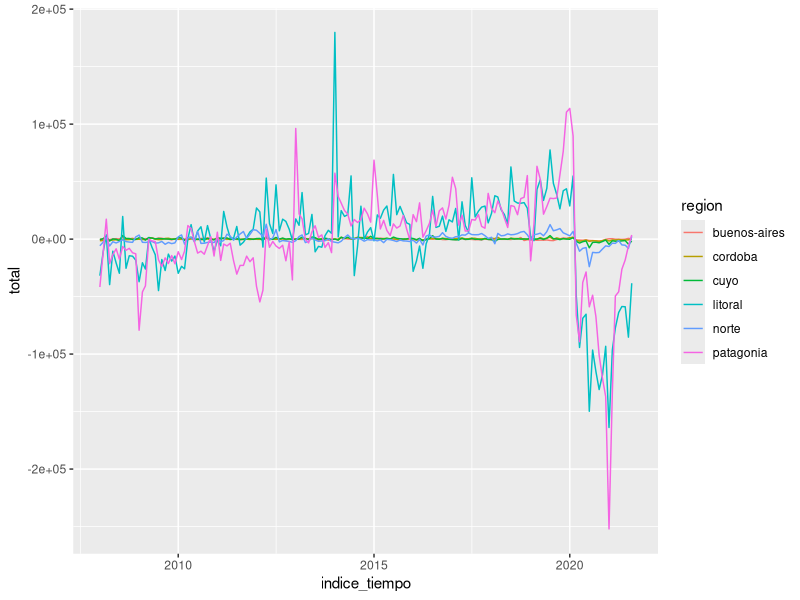
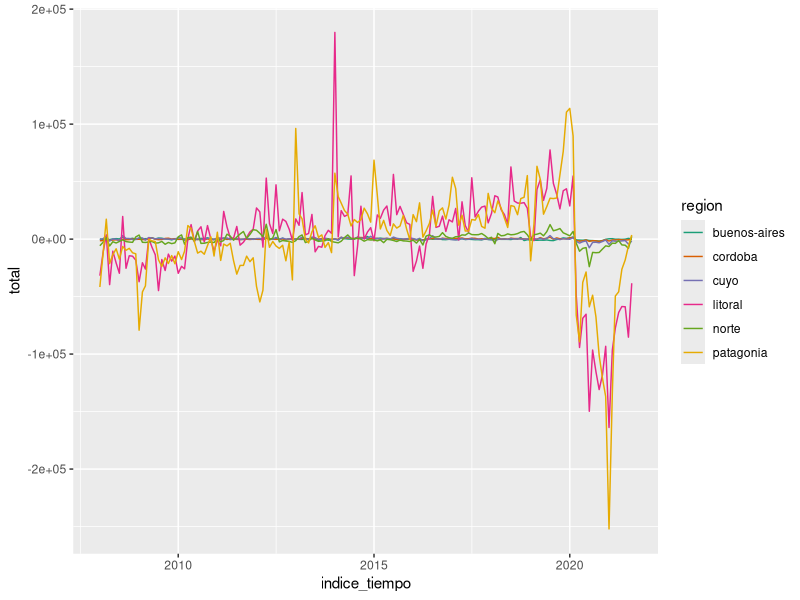
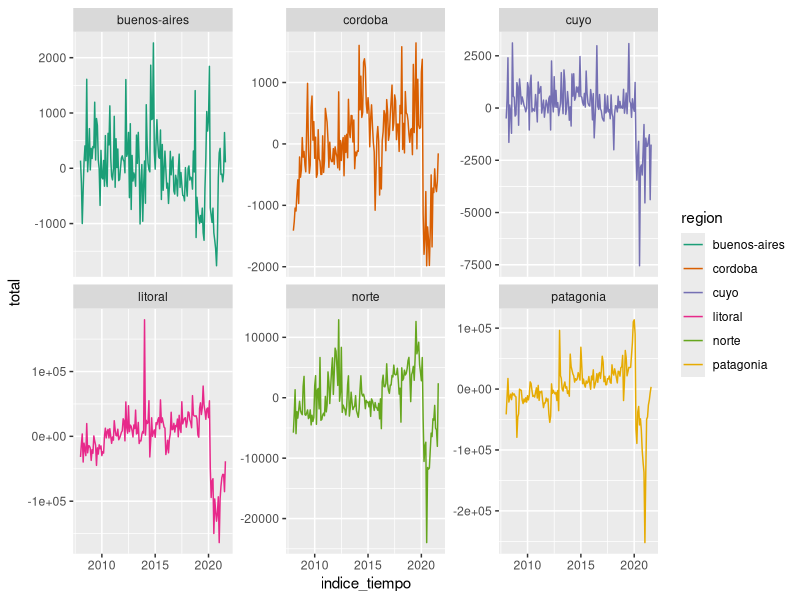
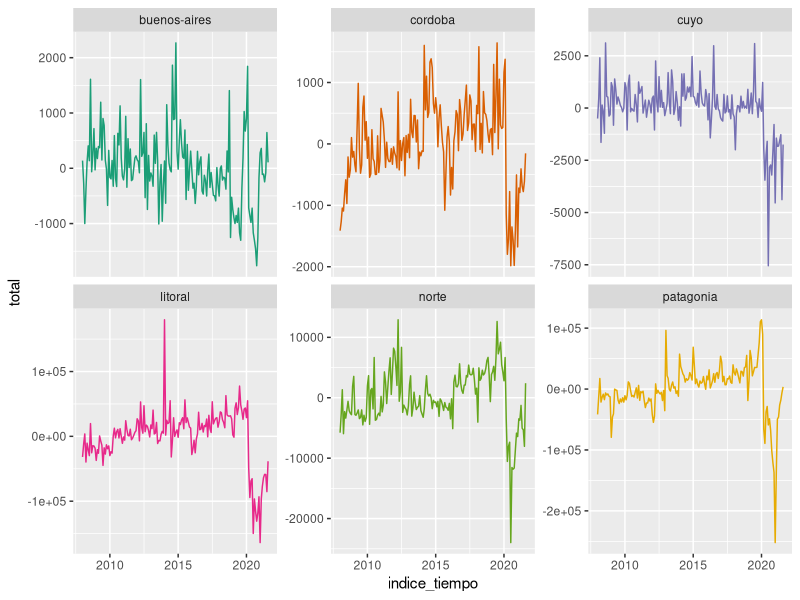
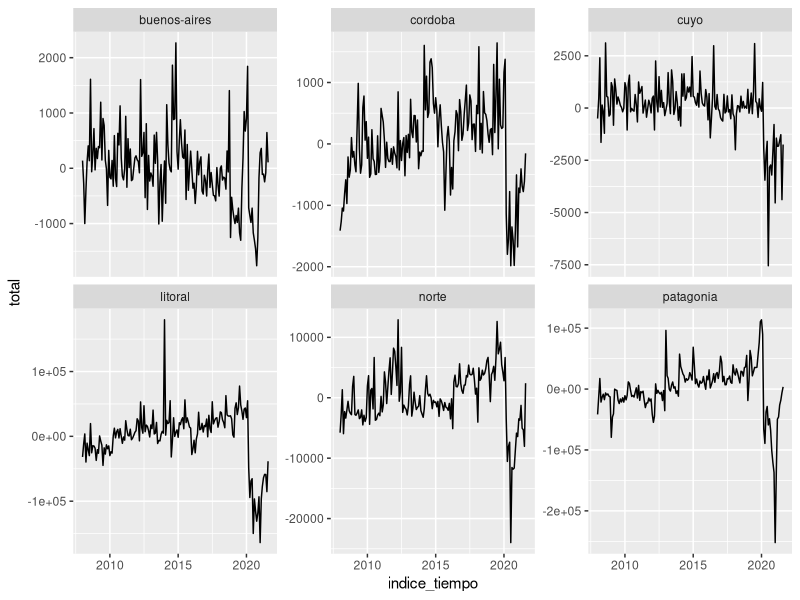
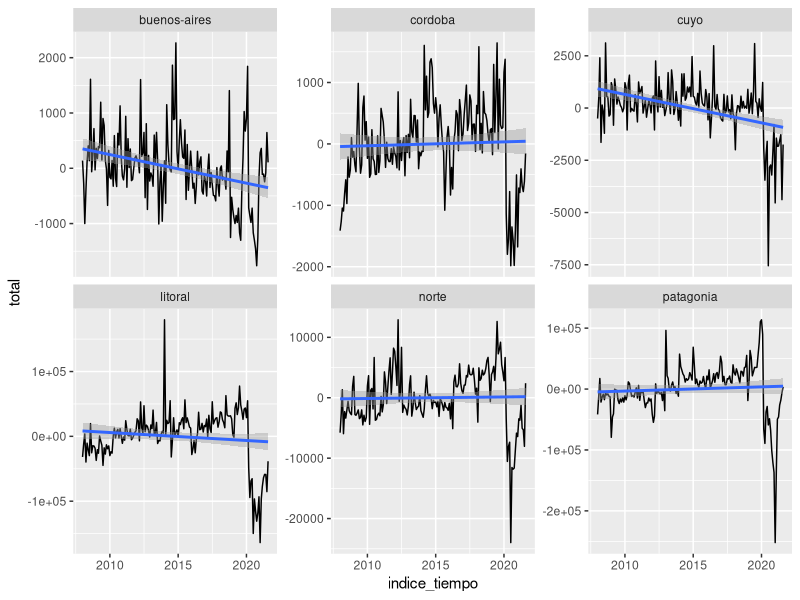
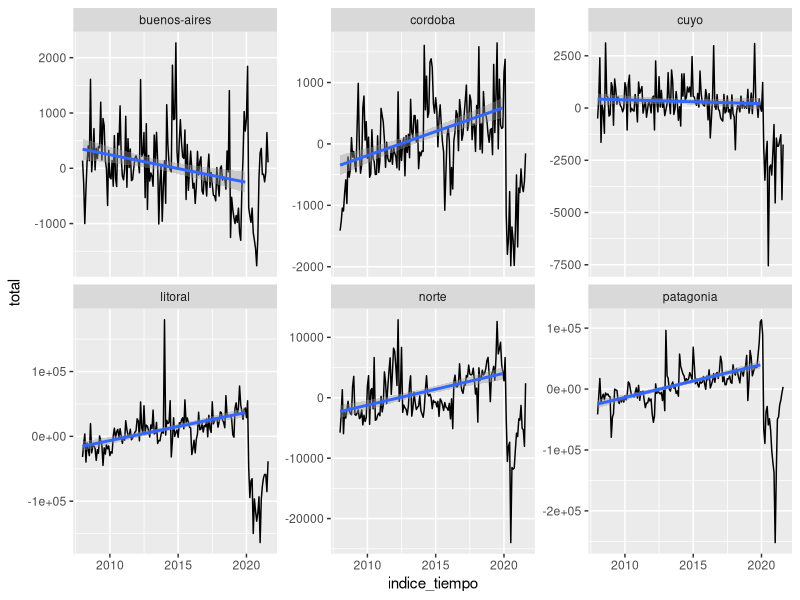
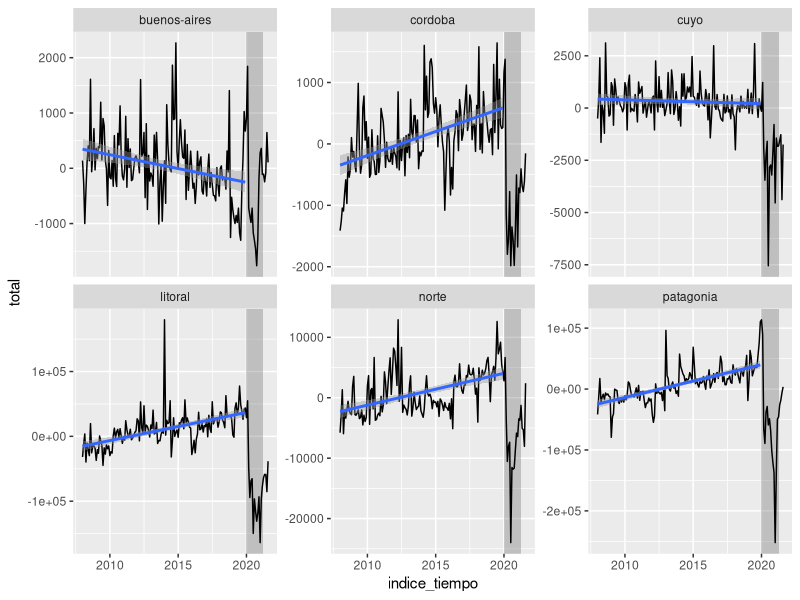

Write the R code that produced these figures, in order.
## ---- chunk 1
library(dplyr)
library(ggplot2)

parques <- readr::read_csv("datos/parques_tidy.csv") %>% 
  group_by(mes = lubridate::month(indice_tiempo), region) %>% 
  mutate(total = total - mean(total)) %>% 
  ungroup()

parques %>% 
  ggplot(aes(indice_tiempo, total)) +
  geom_line(aes(color = region))
## ---- chunk 2
parques %>% 
  ggplot(aes(indice_tiempo, total)) +
  geom_line(aes(color = region)) +
  scale_color_brewer(type = "qual", palette = "Dark2")
## ---- chunk 3
parques %>% 
  ggplot(aes(indice_tiempo, total)) +
  geom_line(aes(color = region)) +
  scale_color_brewer(type = "qual", palette = "Dark2") +
  facet_wrap(~region, scales = "free_y")
## ---- chunk 4
parques %>% 
  ggplot(aes(indice_tiempo, total)) +
  geom_line(aes(color = region)) +
  scale_color_brewer(type = "qual", palette = "Dark2", guide = "none") +
  facet_wrap(~region, scales = "free_y")
## ---- chunk 5
parques %>% 
  ggplot(aes(indice_tiempo, total)) +
  geom_line() +
  facet_wrap(~region, scales = "free_y")
## ---- chunk 6
parques %>% 
  ggplot(aes(indice_tiempo, total)) +
  geom_line() +
  geom_smooth(method = "lm") +
  facet_wrap(~region, scales = "free_y")
## ---- chunk 7
pre_pandemia <- filter(parques, lubridate::year(indice_tiempo) < 2020) 

parques %>% 
  ggplot(aes(indice_tiempo, total)) +
  geom_line() +
  geom_smooth(data = pre_pandemia, 
              method = "lm") +
  facet_wrap(~region, scales = "free_y")
## ---- chunk 8
parques %>% 
  ggplot(aes(indice_tiempo, total)) +
  annotate("rect", 
           xmin = as.Date("2020-01-01"), xmax = as.Date("2021-04-01"), 
           ymin = -Inf, ymax = Inf, 
           alpha = 0.3) +
  geom_line() +
  geom_smooth(data = pre_pandemia, 
              method = "lm") +
  facet_wrap(~region, scales = "free_y")
## ---- chunk 9
parques %>% 
  ggplot(aes(indice_tiempo, total)) +
  annotate("rect", 
           xmin = as.Date("2020-01-01"), xmax = as.Date("2021-04-01"), 
           ymin = -Inf, ymax = Inf, 
           alpha = 0.3) +
  geom_line() +
  geom_smooth(data = pre_pandemia, 
              method = "lm") +
  facet_wrap(~region, scales = "free_y") +
  scale_y_continuous(labels = scales::number_format()) 
## ---- chunk 10
parques %>% 
  ggplot(aes(indice_tiempo, total)) +
  annotate("rect", 
           xmin = as.Date("2020-01-01"), xmax = as.Date("2021-04-01"), 
           ymin = -Inf, ymax = Inf, 
           alpha = 0.3) +
  geom_line() +
  geom_smooth(data = pre_pandemia, 
              method = "lm") +
  facet_wrap(~region, scales = "free_y") +
  scale_y_continuous(labels = scales::number_format()) +
  labs(y = "Cantidad de visitantes",
       x = NULL)
## ---- chunk 11
etiquetas_regiones <- c("Buenos Aires" = "buenos-aires", 
                        "Córdoba"      = "cordoba", 
                        "Cuyo"         = "cuyo",
                        "Litoral"      = "litoral",
                        "Norte"        = "norte",
                        "Patagonia"    = "patagonia")
etiquetas_regiones
## ---- chunk 12
parques %>% 
  ggplot(aes(indice_tiempo, total)) +
  annotate("rect", 
           xmin = as.Date("2020-01-01"), xmax = as.Date("2021-04-01"), 
           ymin = -Inf, ymax = Inf, 
           alpha = 0.3) +
  geom_line() +
  geom_smooth(data = pre_pandemia, 
              method = "lm") +
  facet_wrap(~region, scales = "free_y", 
             labeller = labeller(region = etiquetas_regiones)) +
  scale_y_continuous(labels = scales::number_format()) +
  labs(y = "Cantidad de visitantes",
       x = NULL)
## ---- chunk 13
parques %>% 
  ggplot(aes(indice_tiempo, total)) +
  annotate("rect", 
           xmin = as.Date("2020-01-01"), xmax = as.Date("2021-04-01"), 
           ymin = -Inf, ymax = Inf, 
           alpha = 0.3) +
  geom_line() +
  geom_smooth(data = pre_pandemia, 
              method = "lm") +
  facet_wrap(~region, scales = "free_y", 
             labeller = labeller(region = etiquetas_regiones)) +
  scale_y_continuous(labels = scales::number_format()) +
  labs(y = "Cantidad de visitantes",
       x = NULL, 
       title = "Visitas a parques nacionales con respecto a la media mensual",
       subtitle = "En casi todas las regiones, la cantidad de vicitantes aumentó antes de la pandemia",
       caption = "Fuente: elaboración propia en base a datos del MINTUR.")
## ---- chunk 14
parques %>% 
  ggplot(aes(indice_tiempo, total)) +
  annotate("rect", 
           xmin = as.Date("2020-01-01"), xmax = as.Date("2021-04-01"), 
           ymin = -Inf, ymax = Inf, 
           alpha = 0.3) +
  geom_line() +
  geom_smooth(data = pre_pandemia, 
              method = "lm") +
  facet_wrap(~region, scales = "free_y", 
             labeller = labeller(region = etiquetas_regiones)) +
  scale_y_continuous(labels = scales::number_format()) +
  labs(y = "Cantidad de visitantes",
       x = NULL, 
       title = "Visitas a parques nacionales con respecto a la media mensual",
       subtitle = "En casi todas las regiones, la cantidad de vicitantes aumentó antes de la pandemia",
       caption = "Fuente: elaboración propia en base a datos del MINTUR.") +
  theme_minimal()
## ---- chunk 15
parques <- readr::read_csv("datos/parques_tidy.csv") %>% 
  group_by(mes = lubridate::month(indice_tiempo), region) %>% 
  mutate(total = total - mean(total)) %>% 
  ungroup()


pre_pandemia <- filter(parques, lubridate::year(indice_tiempo) < 2020) 

etiquetas_regiones <- c("Buenos Aires" = "buenos-aires", 
                        "Córdoba"      = "cordoba", 
                        "Cuyo"         = "cuyo",
                        "Litoral"      = "litoral",
                        "Norte"        = "norte",
                        "Patagonia"    = "patagonia")

parques %>% 
  ggplot(aes(indice_tiempo, total)) +
  annotate("rect", 
           xmin = as.Date("2020-01-01"), xmax = as.Date("2021-04-01"), 
           ymin = -Inf, ymax = Inf, 
           alpha = 0.3) +
  geom_line() +
  geom_smooth(data = pre_pandemia, 
              method = "lm") +
  facet_wrap(~region, scales = "free_y", 
             labeller = labeller(region = etiquetas_regiones)) +
  scale_y_continuous(labels = scales::number_format()) +
  labs(y = "Cantidad de visitantes",
       x = NULL, 
       title = "Visitas a parques nacionales con respecto a la media mensual",
       subtitle = "En casi todas las regiones, la cantidad de vicitantes aumentó antes de la pandemia",
       caption = "Fuente: elaboración propia en base a datos del MINTUR.") +
  theme_minimal()
